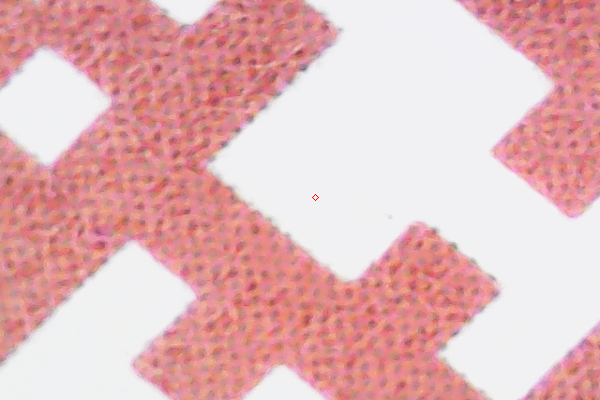
#> input picture opencv_frame_1.png, 600 x 400 px
$ python HackathonIntelCoord.py   (older library calls are emulated)
#> lines starting #> are read from the running program, lines starting #| are printed output that depends on the picture; after the words box and inside, x2 and y2 are one past the last pixel; in counts of white or black regions, pixels touching at a corner belong together
import numpy as np
import argparse
import imutils
import cv2
from scipy.spatial import distance as dist
from imutils import perspective
from imutils import contours

def midpoint(ptA, ptB):
    return ((ptA[0] + ptB[0]) * 0.5, (ptA[1] + ptB[1]) * 0.5)

image = cv2.imread('opencv_frame_1.png')
#> image is the input picture: shape (400, 600, 3); mean B, G, R 185.9, 184.2, 228.2
gray = cv2.cvtColor(image, cv2.COLOR_BGR2GRAY)
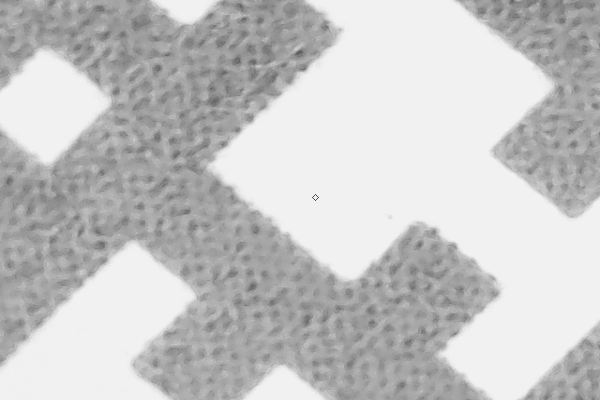
#> gray: shape (400, 600); min 76, max 242, mean 197.5
gray = cv2.GaussianBlur(gray, (7, 7), 0)


edged = cv2.Canny(gray, 50, 100)
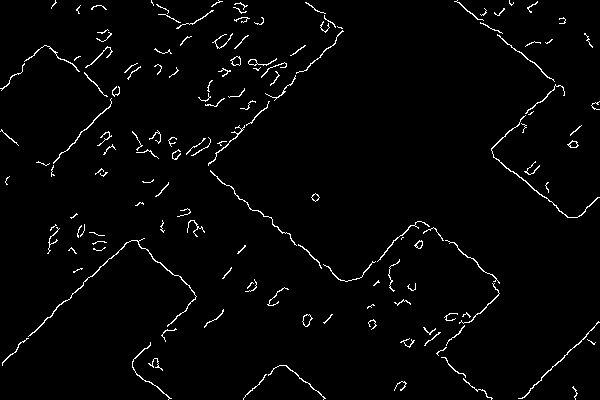
#> edged: shape (400, 600); 2.3% white in thin lines or dots
edged = cv2.dilate(edged, None, iterations=1)
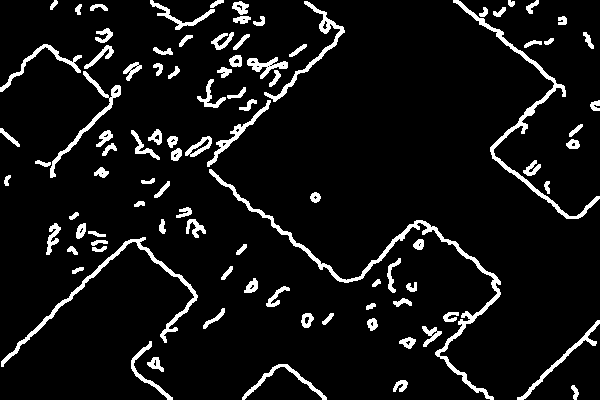
#> edged: shape (400, 600); 7.5% white; 94 white regions, largest, box (x1, y1, x2, y2) and area: (209, 169, 501, 400) 2453, (453, 0, 600, 219) 1679, (1, 237, 198, 367) 1404
edged = cv2.erode(edged, None, iterations=1)
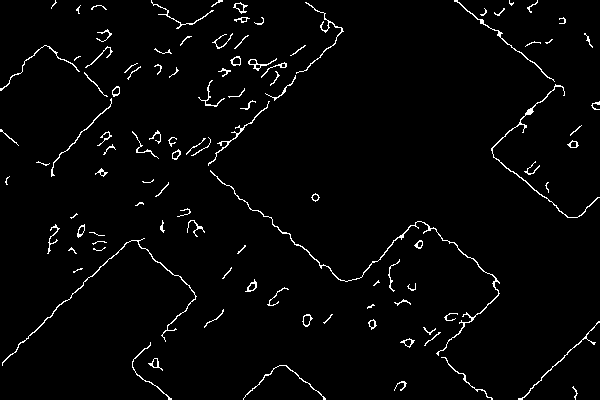
#> edged: shape (400, 600); 2.5% white in thin lines or dots

cv2.imshow("Image", edged)
cv2.waitKey(0)

cnts = cv2.findContours(edged.copy(), cv2.RETR_LIST,
                        cv2.CHAIN_APPROX_SIMPLE)
#> cnts = 122 contours, 72 with area under 20; largest, box (x1, y1, x2, y2) and area: (210, 170, 500, 356) 258, (491, 84, 600, 218) 160, (2, 238, 197, 366) 151, (454, 0, 555, 82) 86, (248, 58, 277, 71) 80
cnts = imutils.grab_contours(cnts)
print(len(cnts))
#| 122

(cnts, _) = contours.sort_contours(cnts)
colors = ((0, 0, 255), (240, 0, 159), (0, 165, 255), (255, 255, 0),
          (255, 0, 255))
refObj = None

print(len(cnts))
#| 122
for c in cnts:
    if cv2.contourArea(c) < 100:
        continue
    else:
        print("Marking shape.")
    box = cv2.minAreaRect(c)
    box = cv2.cv.BoxPoints(box) if imutils.is_cv2() else cv2.boxPoints(box)
    box = np.array(box, dtype="int")
    box = perspective.order_points(box)
    cX = np.average(box[:, 0])
    cY = np.average(box[:, 1])
    if refObj is None:
        (tl, tr, br, bl) = box
        (tlblX, tlblY) = midpoint(tl, bl)
        (trbrX, trbrY) = midpoint(tr, br)
        D = dist.euclidean((tlblX, tlblY), (trbrX, trbrY))
        refObj = (box, (cX, cY), D / 70)
        continue
    orig = image.copy()
    cv2.drawContours(orig, [box.astype("int")], -1, (0, 255, 0), 2)
    cv2.drawContours(orig, [refObj[0].astype("int")], -1, (0, 255, 0), 2)
    refCoords = np.vstack([refObj[0], refObj[1]])
    objCoords = np.vstack([box, (cX, cY)])
#> this loop made 122 passes
#> (cX, cY, tl, tr, br, bl, tlblX, tlblY) on pass 3: (101.8, 331.5, [-1, 360], [138, 230], [205, 303], [65, 433], 32, 396.5)
#> (box, cX, cY) on pass 55: ([[262, 99], [507, 281], [447, 362], [202, 179]], 354.5, 230.2)
#| Marking shape.
#| Marking shape.
#| Marking shape.
#> after the loop, D = 190.7; tlblX = 32; tlblY = 396.5; trbrX = 171.5; trbrY = 266.5


for ((xA, yA), (xB, yB), color) in zip(refCoords, objCoords, colors):
        cv2.circle(orig, (int(xA), int(yA)), 5, color, -1)
        cv2.circle(orig, (int(xB), int(yB)), 5, color, -1)
        cv2.line(orig, (int(xA), int(yA)), (int(xB), int(yB)),
                 color, 2)
        D = dist.euclidean((xA, yA), (xB, yB)) / refObj[2]
        (mX, mY) = midpoint((xA, yA), (xB, yB))
        cv2.putText(orig, "{:.1f}in".format(D), (int(mX), int(mY - 10)),
                    cv2.FONT_HERSHEY_SIMPLEX, 0.55, color, 2)
        cv2.imshow("Image", orig)
        cv2.waitKey(0)
#> this loop made 5 passes
#> (xA, yA, xB, yB, color, D, mX, mY) on passes 1 to 5: (-1, 360, 555, 79, (0, 0, 255), 228.7, 277, 219.5), (138, 230, 636, 156, (240, 0, 159), 184.8, 387, 193), (205, 303, 568, 228, (0, 165, 255), 136.1, 386.5, 265.5), (65, 433, 487, 151, (255, 255, 0), 186.3, 276, 292), (101.8, 331.5, 561.5, 153.5, (255, 0, 255), 181, 331.6, 242.5)
#> pass 1, `cv2.imshow("Image", orig)`:
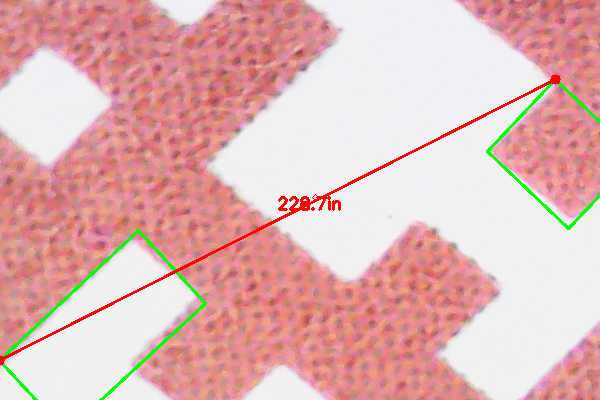
#> window 'Image': shape (400, 600, 3); mean B, G, R 181.8, 182.7, 226
#> pass 2, `cv2.imshow("Image", orig)`:
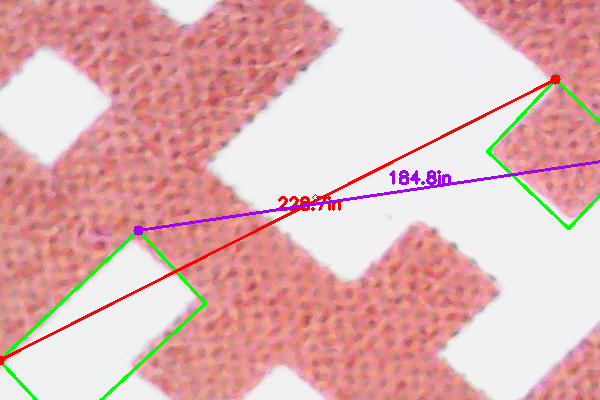
#> window 'Image': shape (400, 600, 3); mean B, G, R 182.2, 181.2, 225.5
#> after the loop:
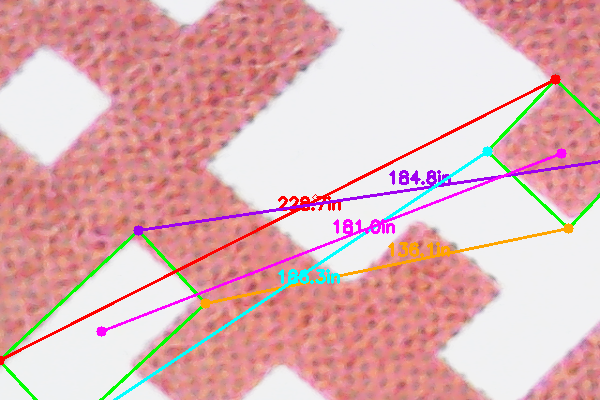
#> orig: shape (400, 600, 3); mean B, G, R 182.1, 180.1, 224.2
cv2.destroyAllWindows()

$ run again, with opencv_frame_10.png copied over opencv_frame_1.png
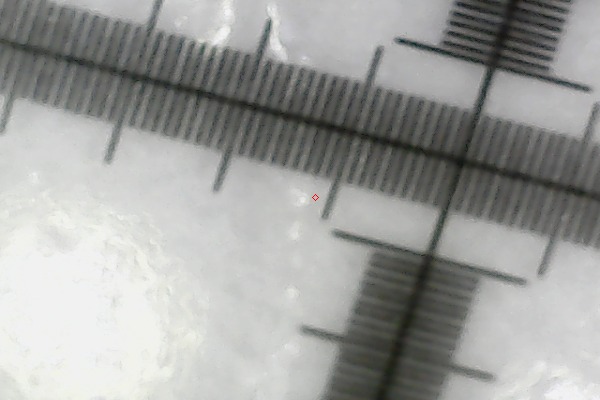
#> input picture opencv_frame_10.png, 600 x 400 px
#> image is the input picture: shape (400, 600, 3); mean B, G, R 157.1, 159.4, 158.2
#> `edged = cv2.erode(edged, None, iterations=1)`:
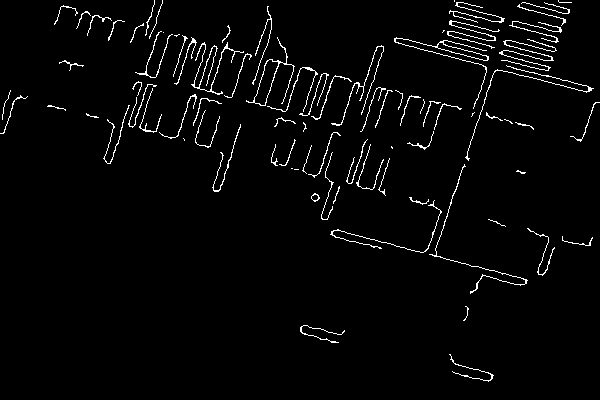
#> edged: shape (400, 600); 2.8% white in thin lines or dots
#> cnts = 87 contours, 64 with area under 20; largest, box (x1, y1, x2, y2) and area: (246, 37, 295, 106) 561, (254, 59, 279, 106) 519, (394, 37, 489, 109) 288, (437, 42, 488, 61) 258, (191, 42, 244, 95) 66
#| 87
#| 87
#> the loop `for c in cnts:` made 87 passes
#> (cX, cY, tl, tr, br, bl, tlblX, tlblY) on pass 30: (275.8, 75.75, [245, 100], [276, 37], [307, 51], [275, 115], 260, 107.5)
#> (printed output is left out)
#> after the loop `for c in cnts:`: D = 70.88; tlblX = 260; tlblY = 107.5; trbrX = 291.5; trbrY = 44
#> the loop `for ((xA, yA), (xB, yB), color) in zip(refCoords, objCoords, colors):` made 5 passes
#> (xA, yA, xB, yB, color, D, mX, mY) on passes 1 to 5: (245, 100, 438, 40, (0, 0, 255), 199.6, 341.5, 70), (276, 37, 487, 55, (240, 0, 159), 209.1, 381.5, 46), (307, 51, 485, 62, (0, 165, 255), 176.1, 396, 56.5), (275, 115, 436, 47, (255, 255, 0), 172.6, 355.5, 81), (275.8, 75.75, 461.5, 51, (255, 0, 255), 185.1, 368.6, 63.38)
#> after the loop `for ((xA, yA), (xB, yB), color) in zip(refCoords, objCoords, colors):`:
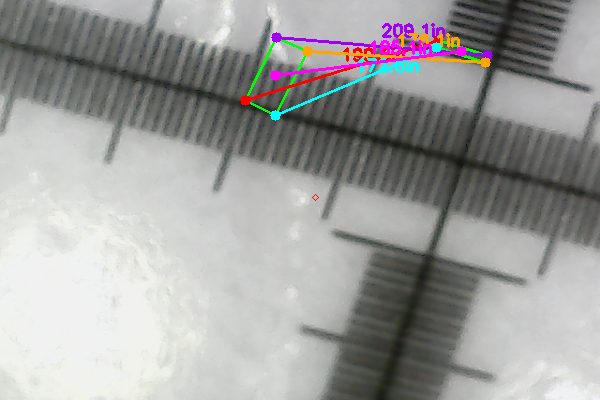
#> orig: shape (400, 600, 3); mean B, G, R 157.3, 158.5, 158.9

$ run again, with opencv_frame_11.png copied over opencv_frame_1.png
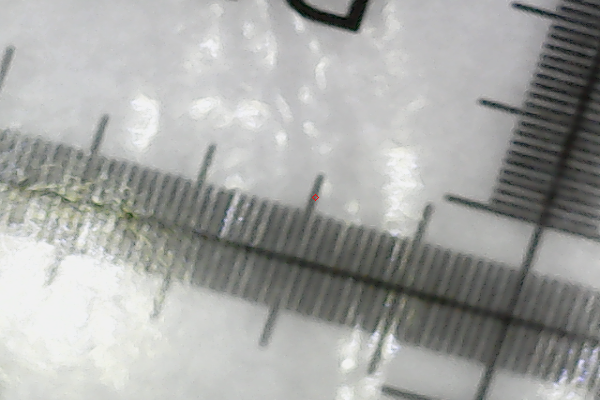
#> input picture opencv_frame_11.png, 600 x 400 px
#> image is the input picture: shape (400, 600, 3); mean B, G, R 163.8, 166.2, 164.9
#> `edged = cv2.erode(edged, None, iterations=1)`:
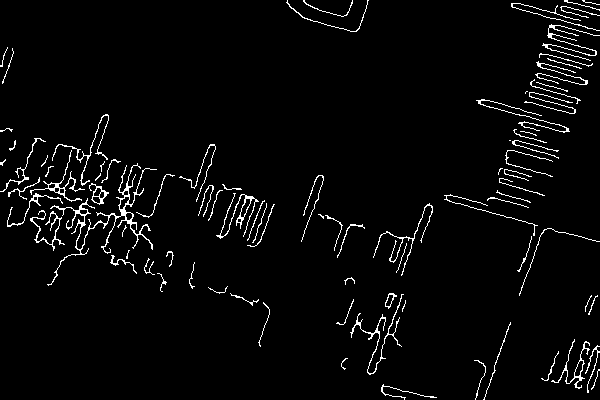
#> edged: shape (400, 600); 3.3% white in thin lines or dots
#> cnts = 101 contours, 67 with area under 20; largest, box (x1, y1, x2, y2) and area: (47, 163, 157, 286) 548, (216, 193, 259, 239) 200, (89, 183, 109, 205) 174, (551, 339, 590, 389) 166, (30, 150, 85, 202) 162
#| 101
#| 101
#> the loop `for c in cnts:` made 101 passes
#> (cX, cY, tl, tr, br, bl, tlblX, tlblY) on pass 10: (64.25, 185.5, [28, 191], [71, 149], [100, 180], [58, 222], 43, 206.5)
#> (printed output is left out)
#> after the loop `for c in cnts:`: D = 59.75; tlblX = 43; tlblY = 206.5; trbrX = 85.5; trbrY = 164.5
#> the loop `for ((xA, yA), (xB, yB), color) in zip(refCoords, objCoords, colors):` made 5 passes
#> (xA, yA, xB, yB, color, D, mX, mY) on passes 1 to 5: (28, 191, 562, 335, (0, 0, 255), 647.9, 295, 263), (71, 149, 592, 342, (240, 0, 159), 650.9, 331.5, 245.5), (100, 180, 581, 388, (0, 165, 255), 613.9, 340.5, 284), (58, 222, 550, 381, (255, 255, 0), 605.7, 304, 301.5), (64.25, 185.5, 571.2, 361.5, (255, 0, 255), 628.7, 317.8, 273.5)
#> after the loop `for ((xA, yA), (xB, yB), color) in zip(refCoords, objCoords, colors):`:
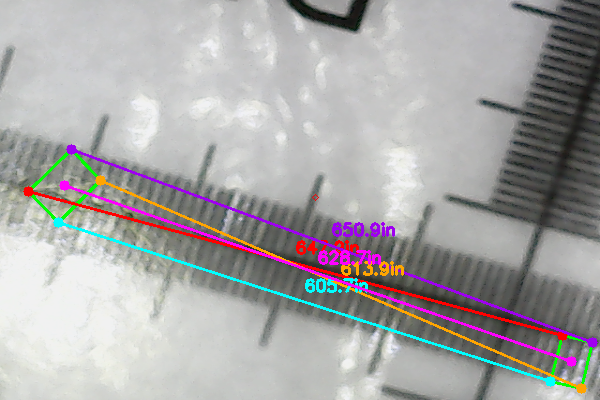
#> orig: shape (400, 600, 3); mean B, G, R 165.7, 165.5, 167.7
